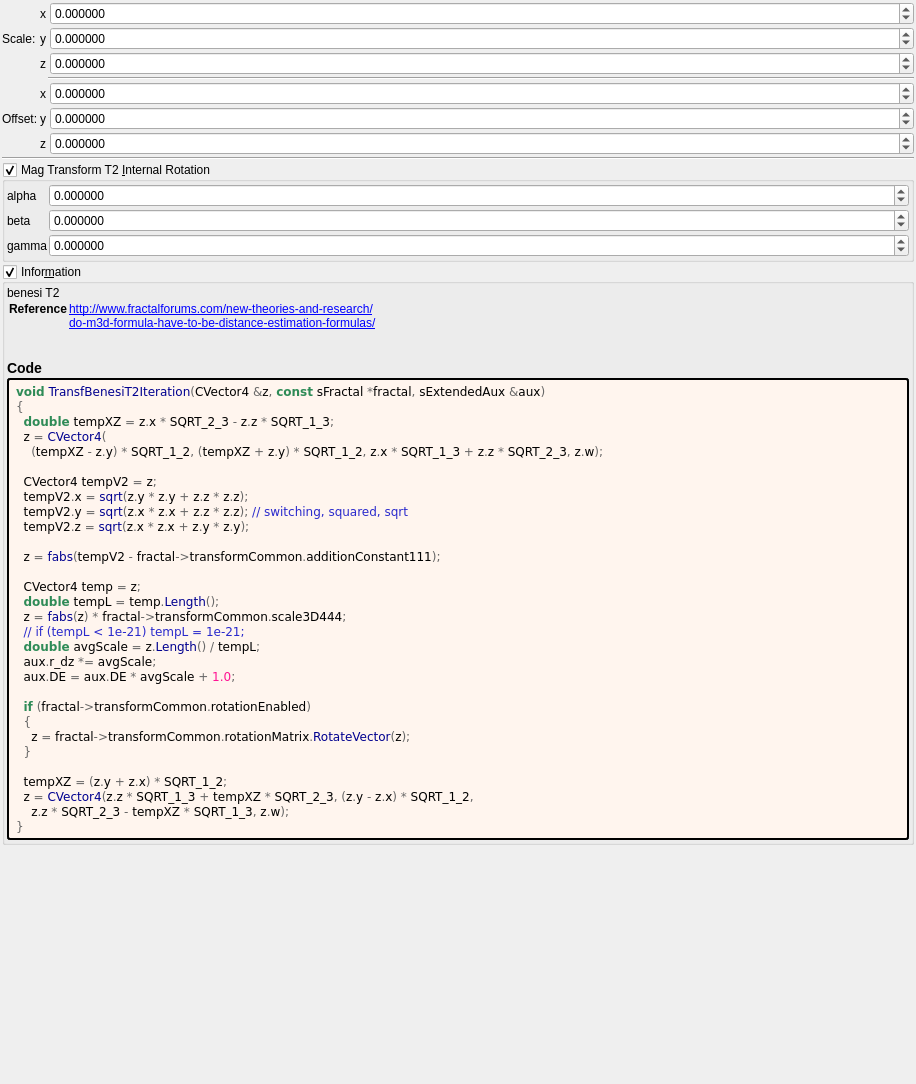
<?xml version="1.0" encoding="UTF-8"?>
<ui version="4.0">
 <class>Form</class>
 <widget class="QWidget" name="Form">
  <property name="geometry">
   <rect>
    <x>0</x>
    <y>0</y>
    <width>916</width>
    <height>1084</height>
   </rect>
  </property>
  <property name="windowTitle">
   <string notr="true">transf_benesi_t2</string>
  </property>
  <layout class="QVBoxLayout" name="verticalLayout">
   <property name="spacing">
    <number>2</number>
   </property>
   <property name="leftMargin">
    <number>2</number>
   </property>
   <property name="topMargin">
    <number>2</number>
   </property>
   <property name="rightMargin">
    <number>2</number>
   </property>
   <property name="bottomMargin">
    <number>2</number>
   </property>
   <item>
    <layout class="QGridLayout" name="gridLayout_63" columnstretch="0,0,0,0,1">
     <property name="spacing">
      <number>2</number>
     </property>
     <item row="2" column="4">
      <widget class="MyDoubleSpinBox" name="spinbox3_transf_scale3D_444_z">
       <property name="sizePolicy">
        <sizepolicy hsizetype="Minimum" vsizetype="Maximum">
         <horstretch>0</horstretch>
         <verstretch>0</verstretch>
        </sizepolicy>
       </property>
       <property name="prefix">
        <string/>
       </property>
       <property name="suffix">
        <string/>
       </property>
       <property name="decimals">
        <number>6</number>
       </property>
       <property name="minimum">
        <double>-99.989999999999995</double>
       </property>
       <property name="maximum">
        <double>99.989999999999995</double>
       </property>
       <property name="singleStep">
        <double>0.100000000000000</double>
       </property>
      </widget>
     </item>
     <item row="5" column="2">
      <widget class="QLabel" name="label_259">
       <property name="text">
        <string notr="true">y</string>
       </property>
      </widget>
     </item>
     <item row="5" column="1">
      <widget class="QLabel" name="label_255">
       <property name="text">
        <string>Offset:</string>
       </property>
      </widget>
     </item>
     <item row="0" column="4">
      <widget class="MyDoubleSpinBox" name="spinbox3_transf_scale3D_444_x">
       <property name="sizePolicy">
        <sizepolicy hsizetype="Minimum" vsizetype="Maximum">
         <horstretch>0</horstretch>
         <verstretch>0</verstretch>
        </sizepolicy>
       </property>
       <property name="prefix">
        <string/>
       </property>
       <property name="suffix">
        <string/>
       </property>
       <property name="decimals">
        <number>6</number>
       </property>
       <property name="minimum">
        <double>-99.989999999999995</double>
       </property>
       <property name="maximum">
        <double>99.989999999999995</double>
       </property>
       <property name="singleStep">
        <double>0.100000000000000</double>
       </property>
      </widget>
     </item>
     <item row="1" column="4">
      <widget class="MyDoubleSpinBox" name="spinbox3_transf_scale3D_444_y">
       <property name="sizePolicy">
        <sizepolicy hsizetype="Minimum" vsizetype="Maximum">
         <horstretch>0</horstretch>
         <verstretch>0</verstretch>
        </sizepolicy>
       </property>
       <property name="prefix">
        <string/>
       </property>
       <property name="suffix">
        <string/>
       </property>
       <property name="decimals">
        <number>6</number>
       </property>
       <property name="minimum">
        <double>-99.989999999999995</double>
       </property>
       <property name="maximum">
        <double>99.989999999999995</double>
       </property>
       <property name="singleStep">
        <double>0.100000000000000</double>
       </property>
      </widget>
     </item>
     <item row="5" column="4">
      <widget class="MyDoubleSpinBox" name="spinbox3_transf_addition_constant_111_y">
       <property name="sizePolicy">
        <sizepolicy hsizetype="Minimum" vsizetype="Maximum">
         <horstretch>0</horstretch>
         <verstretch>0</verstretch>
        </sizepolicy>
       </property>
       <property name="prefix">
        <string/>
       </property>
       <property name="suffix">
        <string/>
       </property>
       <property name="decimals">
        <number>6</number>
       </property>
       <property name="minimum">
        <double>-99.989999999999995</double>
       </property>
       <property name="maximum">
        <double>99.989999999999995</double>
       </property>
       <property name="singleStep">
        <double>0.100000000000000</double>
       </property>
      </widget>
     </item>
     <item row="4" column="2">
      <widget class="QLabel" name="label_254">
       <property name="text">
        <string notr="true">x</string>
       </property>
      </widget>
     </item>
     <item row="1" column="1">
      <widget class="QLabel" name="label_258">
       <property name="text">
        <string>Scale:</string>
       </property>
      </widget>
     </item>
     <item row="0" column="2">
      <widget class="QLabel" name="label_252">
       <property name="text">
        <string notr="true">x</string>
       </property>
      </widget>
     </item>
     <item row="3" column="3" colspan="2">
      <widget class="Line" name="line_53">
       <property name="orientation">
        <enum>Qt::Horizontal</enum>
       </property>
      </widget>
     </item>
     <item row="6" column="4">
      <widget class="MyDoubleSpinBox" name="spinbox3_transf_addition_constant_111_z">
       <property name="sizePolicy">
        <sizepolicy hsizetype="Minimum" vsizetype="Maximum">
         <horstretch>0</horstretch>
         <verstretch>0</verstretch>
        </sizepolicy>
       </property>
       <property name="prefix">
        <string/>
       </property>
       <property name="suffix">
        <string/>
       </property>
       <property name="decimals">
        <number>6</number>
       </property>
       <property name="minimum">
        <double>-99.989999999999995</double>
       </property>
       <property name="maximum">
        <double>99.989999999999995</double>
       </property>
       <property name="singleStep">
        <double>0.100000000000000</double>
       </property>
      </widget>
     </item>
     <item row="6" column="2">
      <widget class="QLabel" name="label_261">
       <property name="text">
        <string notr="true">z</string>
       </property>
      </widget>
     </item>
     <item row="4" column="4">
      <widget class="MyDoubleSpinBox" name="spinbox3_transf_addition_constant_111_x">
       <property name="sizePolicy">
        <sizepolicy hsizetype="Minimum" vsizetype="Maximum">
         <horstretch>0</horstretch>
         <verstretch>0</verstretch>
        </sizepolicy>
       </property>
       <property name="prefix">
        <string/>
       </property>
       <property name="suffix">
        <string/>
       </property>
       <property name="decimals">
        <number>6</number>
       </property>
       <property name="minimum">
        <double>-99.989999999999995</double>
       </property>
       <property name="maximum">
        <double>99.989999999999995</double>
       </property>
       <property name="singleStep">
        <double>0.100000000000000</double>
       </property>
      </widget>
     </item>
     <item row="1" column="2">
      <widget class="QLabel" name="label_256">
       <property name="text">
        <string notr="true">y</string>
       </property>
      </widget>
     </item>
     <item row="2" column="2">
      <widget class="QLabel" name="label_260">
       <property name="text">
        <string notr="true">z</string>
       </property>
      </widget>
     </item>
    </layout>
   </item>
   <item>
    <widget class="Line" name="line_55">
     <property name="orientation">
      <enum>Qt::Horizontal</enum>
     </property>
    </widget>
   </item>
   <item>
    <widget class="MyGroupBox" name="groupCheck_transf_rotation_enabled">
     <property name="title">
      <string>Mag Transform T2 &amp;Internal Rotation</string>
     </property>
     <property name="checkable">
      <bool>true</bool>
     </property>
     <layout class="QVBoxLayout" name="verticalLayout_8" stretch="0">
      <property name="spacing">
       <number>2</number>
      </property>
      <property name="leftMargin">
       <number>2</number>
      </property>
      <property name="topMargin">
       <number>2</number>
      </property>
      <property name="rightMargin">
       <number>2</number>
      </property>
      <property name="bottomMargin">
       <number>2</number>
      </property>
      <item>
       <layout class="QGridLayout" name="gridLayout_10" columnstretch="0,1">
        <property name="spacing">
         <number>2</number>
        </property>
        <item row="1" column="0">
         <widget class="QLabel" name="label_34">
          <property name="text">
           <string notr="true">beta</string>
          </property>
         </widget>
        </item>
        <item row="2" column="1">
         <widget class="MyDoubleSpinBox" name="spinboxd3_transf_rotation_z">
          <property name="sizePolicy">
           <sizepolicy hsizetype="Minimum" vsizetype="Maximum">
            <horstretch>0</horstretch>
            <verstretch>0</verstretch>
           </sizepolicy>
          </property>
          <property name="prefix">
           <string/>
          </property>
          <property name="suffix">
           <string/>
          </property>
          <property name="decimals">
           <number>6</number>
          </property>
          <property name="minimum">
           <double>-180.000000000000000</double>
          </property>
          <property name="maximum">
           <double>180.000000000000000</double>
          </property>
          <property name="singleStep">
           <double>1.000000000000000</double>
          </property>
         </widget>
        </item>
        <item row="2" column="0">
         <widget class="QLabel" name="label_36">
          <property name="text">
           <string notr="true">gamma</string>
          </property>
         </widget>
        </item>
        <item row="1" column="1">
         <widget class="MyDoubleSpinBox" name="spinboxd3_transf_rotation_y">
          <property name="sizePolicy">
           <sizepolicy hsizetype="Minimum" vsizetype="Maximum">
            <horstretch>0</horstretch>
            <verstretch>0</verstretch>
           </sizepolicy>
          </property>
          <property name="prefix">
           <string/>
          </property>
          <property name="suffix">
           <string/>
          </property>
          <property name="decimals">
           <number>6</number>
          </property>
          <property name="minimum">
           <double>-180.000000000000000</double>
          </property>
          <property name="maximum">
           <double>180.000000000000000</double>
          </property>
          <property name="singleStep">
           <double>1.000000000000000</double>
          </property>
         </widget>
        </item>
        <item row="0" column="1">
         <widget class="MyDoubleSpinBox" name="spinboxd3_transf_rotation_x">
          <property name="sizePolicy">
           <sizepolicy hsizetype="Minimum" vsizetype="Maximum">
            <horstretch>0</horstretch>
            <verstretch>0</verstretch>
           </sizepolicy>
          </property>
          <property name="prefix">
           <string/>
          </property>
          <property name="suffix">
           <string/>
          </property>
          <property name="decimals">
           <number>6</number>
          </property>
          <property name="minimum">
           <double>-180.000000000000000</double>
          </property>
          <property name="maximum">
           <double>180.000000000000000</double>
          </property>
          <property name="singleStep">
           <double>1.000000000000000</double>
          </property>
         </widget>
        </item>
        <item row="0" column="0">
         <widget class="QLabel" name="label_35">
          <property name="text">
           <string notr="true">alpha</string>
          </property>
         </widget>
        </item>
       </layout>
      </item>
     </layout>
    </widget>
   </item>
   <item>
    <widget class="MyGroupBox" name="groupCheck_info">
     <property name="title">
      <string>Infor&amp;mation</string>
     </property>
     <property name="flat">
      <bool>false</bool>
     </property>
     <property name="checkable">
      <bool>true</bool>
     </property>
     <layout class="QVBoxLayout" name="verticalLayout_2">
      <property name="spacing">
       <number>2</number>
      </property>
      <property name="leftMargin">
       <number>2</number>
      </property>
      <property name="topMargin">
       <number>2</number>
      </property>
      <property name="rightMargin">
       <number>2</number>
      </property>
      <property name="bottomMargin">
       <number>2</number>
      </property>
      <item>
       <widget class="QLabel" name="label_information_general">
        <property name="text">
         <string notr="true">&lt;p&gt;benesi T2&lt;/p&gt;&lt;table&gt;
&lt;tr&gt;&lt;th&gt;Reference&lt;/th&gt;&lt;td&gt;&lt;a href=&quot;http://www.fractalforums.com/new-theories-and-research/&quot;&gt;http://www.fractalforums.com/new-theories-and-research/&lt;br&gt;
&lt;a href=&quot;do-m3d-formula-have-to-be-distance-estimation-formulas/&quot;&gt;do-m3d-formula-have-to-be-distance-estimation-formulas/&lt;br&gt;
&lt;/td&gt;&lt;/tr&gt;
&lt;/table&gt;
&lt;h3&gt;Code&lt;/h3&gt;</string>
        </property>
        <property name="wordWrap">
         <bool>true</bool>
        </property>
        <property name="openExternalLinks">
         <bool>true</bool>
        </property>
        <property name="textInteractionFlags">
         <set>Qt::LinksAccessibleByMouse|Qt::TextSelectableByMouse</set>
        </property>
       </widget>
      </item>
      <item>
       <widget class="QLabel" name="label_code_content">
        <property name="styleSheet">
         <string notr="true">border-style: outset; border-width: 2px; border-radius: 3px; border-color: black; background-color: #fff5ee; padding: 4px;</string>
        </property>
        <property name="text">
         <string notr="true">&lt;body style=&quot;background-color:#fff5ee&quot;&gt;
&lt;pre style=&quot;color:#000000; background-color:#fff5ee;  font-family:'Courier New',monospace;&quot;&gt;&lt;span style=&quot;color:#2e8b57; font-weight:bold&quot;&gt;void&lt;/span&gt; &lt;span style=&quot;color:#00008f&quot;&gt;TransfBenesiT2Iteration&lt;/span&gt;&lt;span style=&quot;color:#676767&quot;&gt;(&lt;/span&gt;CVector4 &lt;span style=&quot;color:#676767&quot;&gt;&amp;amp;&lt;/span&gt;z&lt;span style=&quot;color:#676767&quot;&gt;,&lt;/span&gt; &lt;span style=&quot;color:#2e8b57; font-weight:bold&quot;&gt;const&lt;/span&gt; sFractal &lt;span style=&quot;color:#676767&quot;&gt;*&lt;/span&gt;fractal&lt;span style=&quot;color:#676767&quot;&gt;,&lt;/span&gt; sExtendedAux &lt;span style=&quot;color:#676767&quot;&gt;&amp;amp;&lt;/span&gt;aux&lt;span style=&quot;color:#676767&quot;&gt;)&lt;/span&gt;
&lt;span style=&quot;color:#676767&quot;&gt;{&lt;/span&gt;
  &lt;span style=&quot;color:#2e8b57; font-weight:bold&quot;&gt;double&lt;/span&gt; tempXZ &lt;span style=&quot;color:#676767&quot;&gt;=&lt;/span&gt; z&lt;span style=&quot;color:#676767&quot;&gt;.&lt;/span&gt;x &lt;span style=&quot;color:#676767&quot;&gt;*&lt;/span&gt; SQRT_2_3 &lt;span style=&quot;color:#676767&quot;&gt;-&lt;/span&gt; z&lt;span style=&quot;color:#676767&quot;&gt;.&lt;/span&gt;z &lt;span style=&quot;color:#676767&quot;&gt;*&lt;/span&gt; SQRT_1_3&lt;span style=&quot;color:#676767&quot;&gt;;&lt;/span&gt;
  z &lt;span style=&quot;color:#676767&quot;&gt;=&lt;/span&gt; &lt;span style=&quot;color:#00008f&quot;&gt;CVector4&lt;/span&gt;&lt;span style=&quot;color:#676767&quot;&gt;(&lt;/span&gt;
    &lt;span style=&quot;color:#676767&quot;&gt;(&lt;/span&gt;tempXZ &lt;span style=&quot;color:#676767&quot;&gt;-&lt;/span&gt; z&lt;span style=&quot;color:#676767&quot;&gt;.&lt;/span&gt;y&lt;span style=&quot;color:#676767&quot;&gt;) *&lt;/span&gt; SQRT_1_2&lt;span style=&quot;color:#676767&quot;&gt;, (&lt;/span&gt;tempXZ &lt;span style=&quot;color:#676767&quot;&gt;+&lt;/span&gt; z&lt;span style=&quot;color:#676767&quot;&gt;.&lt;/span&gt;y&lt;span style=&quot;color:#676767&quot;&gt;) *&lt;/span&gt; SQRT_1_2&lt;span style=&quot;color:#676767&quot;&gt;,&lt;/span&gt; z&lt;span style=&quot;color:#676767&quot;&gt;.&lt;/span&gt;x &lt;span style=&quot;color:#676767&quot;&gt;*&lt;/span&gt; SQRT_1_3 &lt;span style=&quot;color:#676767&quot;&gt;+&lt;/span&gt; z&lt;span style=&quot;color:#676767&quot;&gt;.&lt;/span&gt;z &lt;span style=&quot;color:#676767&quot;&gt;*&lt;/span&gt; SQRT_2_3&lt;span style=&quot;color:#676767&quot;&gt;,&lt;/span&gt; z&lt;span style=&quot;color:#676767&quot;&gt;.&lt;/span&gt;w&lt;span style=&quot;color:#676767&quot;&gt;);&lt;/span&gt;

  CVector4 tempV2 &lt;span style=&quot;color:#676767&quot;&gt;=&lt;/span&gt; z&lt;span style=&quot;color:#676767&quot;&gt;;&lt;/span&gt;
  tempV2&lt;span style=&quot;color:#676767&quot;&gt;.&lt;/span&gt;x &lt;span style=&quot;color:#676767&quot;&gt;=&lt;/span&gt; &lt;span style=&quot;color:#00008f&quot;&gt;sqrt&lt;/span&gt;&lt;span style=&quot;color:#676767&quot;&gt;(&lt;/span&gt;z&lt;span style=&quot;color:#676767&quot;&gt;.&lt;/span&gt;y &lt;span style=&quot;color:#676767&quot;&gt;*&lt;/span&gt; z&lt;span style=&quot;color:#676767&quot;&gt;.&lt;/span&gt;y &lt;span style=&quot;color:#676767&quot;&gt;+&lt;/span&gt; z&lt;span style=&quot;color:#676767&quot;&gt;.&lt;/span&gt;z &lt;span style=&quot;color:#676767&quot;&gt;*&lt;/span&gt; z&lt;span style=&quot;color:#676767&quot;&gt;.&lt;/span&gt;z&lt;span style=&quot;color:#676767&quot;&gt;);&lt;/span&gt;
  tempV2&lt;span style=&quot;color:#676767&quot;&gt;.&lt;/span&gt;y &lt;span style=&quot;color:#676767&quot;&gt;=&lt;/span&gt; &lt;span style=&quot;color:#00008f&quot;&gt;sqrt&lt;/span&gt;&lt;span style=&quot;color:#676767&quot;&gt;(&lt;/span&gt;z&lt;span style=&quot;color:#676767&quot;&gt;.&lt;/span&gt;x &lt;span style=&quot;color:#676767&quot;&gt;*&lt;/span&gt; z&lt;span style=&quot;color:#676767&quot;&gt;.&lt;/span&gt;x &lt;span style=&quot;color:#676767&quot;&gt;+&lt;/span&gt; z&lt;span style=&quot;color:#676767&quot;&gt;.&lt;/span&gt;z &lt;span style=&quot;color:#676767&quot;&gt;*&lt;/span&gt; z&lt;span style=&quot;color:#676767&quot;&gt;.&lt;/span&gt;z&lt;span style=&quot;color:#676767&quot;&gt;);&lt;/span&gt; &lt;span style=&quot;color:#2929cc&quot;&gt;// switching, squared, sqrt&lt;/span&gt;
  tempV2&lt;span style=&quot;color:#676767&quot;&gt;.&lt;/span&gt;z &lt;span style=&quot;color:#676767&quot;&gt;=&lt;/span&gt; &lt;span style=&quot;color:#00008f&quot;&gt;sqrt&lt;/span&gt;&lt;span style=&quot;color:#676767&quot;&gt;(&lt;/span&gt;z&lt;span style=&quot;color:#676767&quot;&gt;.&lt;/span&gt;x &lt;span style=&quot;color:#676767&quot;&gt;*&lt;/span&gt; z&lt;span style=&quot;color:#676767&quot;&gt;.&lt;/span&gt;x &lt;span style=&quot;color:#676767&quot;&gt;+&lt;/span&gt; z&lt;span style=&quot;color:#676767&quot;&gt;.&lt;/span&gt;y &lt;span style=&quot;color:#676767&quot;&gt;*&lt;/span&gt; z&lt;span style=&quot;color:#676767&quot;&gt;.&lt;/span&gt;y&lt;span style=&quot;color:#676767&quot;&gt;);&lt;/span&gt;

  z &lt;span style=&quot;color:#676767&quot;&gt;=&lt;/span&gt; &lt;span style=&quot;color:#00008f&quot;&gt;fabs&lt;/span&gt;&lt;span style=&quot;color:#676767&quot;&gt;(&lt;/span&gt;tempV2 &lt;span style=&quot;color:#676767&quot;&gt;-&lt;/span&gt; fractal&lt;span style=&quot;color:#676767&quot;&gt;-&amp;gt;&lt;/span&gt;transformCommon&lt;span style=&quot;color:#676767&quot;&gt;.&lt;/span&gt;additionConstant111&lt;span style=&quot;color:#676767&quot;&gt;);&lt;/span&gt;

  CVector4 temp &lt;span style=&quot;color:#676767&quot;&gt;=&lt;/span&gt; z&lt;span style=&quot;color:#676767&quot;&gt;;&lt;/span&gt;
  &lt;span style=&quot;color:#2e8b57; font-weight:bold&quot;&gt;double&lt;/span&gt; tempL &lt;span style=&quot;color:#676767&quot;&gt;=&lt;/span&gt; temp&lt;span style=&quot;color:#676767&quot;&gt;.&lt;/span&gt;&lt;span style=&quot;color:#00008f&quot;&gt;Length&lt;/span&gt;&lt;span style=&quot;color:#676767&quot;&gt;();&lt;/span&gt;
  z &lt;span style=&quot;color:#676767&quot;&gt;=&lt;/span&gt; &lt;span style=&quot;color:#00008f&quot;&gt;fabs&lt;/span&gt;&lt;span style=&quot;color:#676767&quot;&gt;(&lt;/span&gt;z&lt;span style=&quot;color:#676767&quot;&gt;) *&lt;/span&gt; fractal&lt;span style=&quot;color:#676767&quot;&gt;-&amp;gt;&lt;/span&gt;transformCommon&lt;span style=&quot;color:#676767&quot;&gt;.&lt;/span&gt;scale3D444&lt;span style=&quot;color:#676767&quot;&gt;;&lt;/span&gt;
  &lt;span style=&quot;color:#2929cc&quot;&gt;// if (tempL &amp;lt; 1e-21) tempL = 1e-21;&lt;/span&gt;
  &lt;span style=&quot;color:#2e8b57; font-weight:bold&quot;&gt;double&lt;/span&gt; avgScale &lt;span style=&quot;color:#676767&quot;&gt;=&lt;/span&gt; z&lt;span style=&quot;color:#676767&quot;&gt;.&lt;/span&gt;&lt;span style=&quot;color:#00008f&quot;&gt;Length&lt;/span&gt;&lt;span style=&quot;color:#676767&quot;&gt;() /&lt;/span&gt; tempL&lt;span style=&quot;color:#676767&quot;&gt;;&lt;/span&gt;
  aux&lt;span style=&quot;color:#676767&quot;&gt;.&lt;/span&gt;r_dz &lt;span style=&quot;color:#676767&quot;&gt;*=&lt;/span&gt; avgScale&lt;span style=&quot;color:#676767&quot;&gt;;&lt;/span&gt;
  aux&lt;span style=&quot;color:#676767&quot;&gt;.&lt;/span&gt;DE &lt;span style=&quot;color:#676767&quot;&gt;=&lt;/span&gt; aux&lt;span style=&quot;color:#676767&quot;&gt;.&lt;/span&gt;DE &lt;span style=&quot;color:#676767&quot;&gt;*&lt;/span&gt; avgScale &lt;span style=&quot;color:#676767&quot;&gt;+&lt;/span&gt; &lt;span style=&quot;color:#ff1493&quot;&gt;1.0&lt;/span&gt;&lt;span style=&quot;color:#676767&quot;&gt;;&lt;/span&gt;

  &lt;span style=&quot;color:#2e8b57; font-weight:bold&quot;&gt;if&lt;/span&gt; &lt;span style=&quot;color:#676767&quot;&gt;(&lt;/span&gt;fractal&lt;span style=&quot;color:#676767&quot;&gt;-&amp;gt;&lt;/span&gt;transformCommon&lt;span style=&quot;color:#676767&quot;&gt;.&lt;/span&gt;rotationEnabled&lt;span style=&quot;color:#676767&quot;&gt;)&lt;/span&gt;
  &lt;span style=&quot;color:#676767&quot;&gt;{&lt;/span&gt;
    z &lt;span style=&quot;color:#676767&quot;&gt;=&lt;/span&gt; fractal&lt;span style=&quot;color:#676767&quot;&gt;-&amp;gt;&lt;/span&gt;transformCommon&lt;span style=&quot;color:#676767&quot;&gt;.&lt;/span&gt;rotationMatrix&lt;span style=&quot;color:#676767&quot;&gt;.&lt;/span&gt;&lt;span style=&quot;color:#00008f&quot;&gt;RotateVector&lt;/span&gt;&lt;span style=&quot;color:#676767&quot;&gt;(&lt;/span&gt;z&lt;span style=&quot;color:#676767&quot;&gt;);&lt;/span&gt;
  &lt;span style=&quot;color:#676767&quot;&gt;}&lt;/span&gt;

  tempXZ &lt;span style=&quot;color:#676767&quot;&gt;= (&lt;/span&gt;z&lt;span style=&quot;color:#676767&quot;&gt;.&lt;/span&gt;y &lt;span style=&quot;color:#676767&quot;&gt;+&lt;/span&gt; z&lt;span style=&quot;color:#676767&quot;&gt;.&lt;/span&gt;x&lt;span style=&quot;color:#676767&quot;&gt;) *&lt;/span&gt; SQRT_1_2&lt;span style=&quot;color:#676767&quot;&gt;;&lt;/span&gt;
  z &lt;span style=&quot;color:#676767&quot;&gt;=&lt;/span&gt; &lt;span style=&quot;color:#00008f&quot;&gt;CVector4&lt;/span&gt;&lt;span style=&quot;color:#676767&quot;&gt;(&lt;/span&gt;z&lt;span style=&quot;color:#676767&quot;&gt;.&lt;/span&gt;z &lt;span style=&quot;color:#676767&quot;&gt;*&lt;/span&gt; SQRT_1_3 &lt;span style=&quot;color:#676767&quot;&gt;+&lt;/span&gt; tempXZ &lt;span style=&quot;color:#676767&quot;&gt;*&lt;/span&gt; SQRT_2_3&lt;span style=&quot;color:#676767&quot;&gt;, (&lt;/span&gt;z&lt;span style=&quot;color:#676767&quot;&gt;.&lt;/span&gt;y &lt;span style=&quot;color:#676767&quot;&gt;-&lt;/span&gt; z&lt;span style=&quot;color:#676767&quot;&gt;.&lt;/span&gt;x&lt;span style=&quot;color:#676767&quot;&gt;) *&lt;/span&gt; SQRT_1_2&lt;span style=&quot;color:#676767&quot;&gt;,&lt;/span&gt;
    z&lt;span style=&quot;color:#676767&quot;&gt;.&lt;/span&gt;z &lt;span style=&quot;color:#676767&quot;&gt;*&lt;/span&gt; SQRT_2_3 &lt;span style=&quot;color:#676767&quot;&gt;-&lt;/span&gt; tempXZ &lt;span style=&quot;color:#676767&quot;&gt;*&lt;/span&gt; SQRT_1_3&lt;span style=&quot;color:#676767&quot;&gt;,&lt;/span&gt; z&lt;span style=&quot;color:#676767&quot;&gt;.&lt;/span&gt;w&lt;span style=&quot;color:#676767&quot;&gt;);&lt;/span&gt;
&lt;span style=&quot;color:#676767&quot;&gt;}&lt;/span&gt;
&lt;/pre&gt;
&lt;/body&gt;</string>
        </property>
        <property name="wordWrap">
         <bool>true</bool>
        </property>
        <property name="openExternalLinks">
         <bool>true</bool>
        </property>
        <property name="textInteractionFlags">
         <set>Qt::LinksAccessibleByMouse|Qt::TextSelectableByMouse</set>
        </property>
       </widget>
      </item>
     </layout>
    </widget>
   </item>
   <item>
    <spacer name="verticalSpacer">
     <property name="orientation">
      <enum>Qt::Vertical</enum>
     </property>
     <property name="sizeHint" stdset="0">
      <size>
       <width>20</width>
       <height>40</height>
      </size>
     </property>
    </spacer>
   </item>
  </layout>
 </widget>
 <customwidgets>
  <customwidget>
   <class>MyDoubleSpinBox</class>
   <extends>QDoubleSpinBox</extends>
   <header>my_double_spin_box.h</header>
  </customwidget>
  <customwidget>
   <class>MyGroupBox</class>
   <extends>QGroupBox</extends>
   <header>my_group_box.h</header>
   <container>1</container>
  </customwidget>
 </customwidgets>
 <tabstops>
  <tabstop>spinbox3_transf_scale3D_444_x</tabstop>
  <tabstop>spinbox3_transf_scale3D_444_y</tabstop>
  <tabstop>spinbox3_transf_scale3D_444_z</tabstop>
  <tabstop>spinbox3_transf_addition_constant_111_x</tabstop>
  <tabstop>spinbox3_transf_addition_constant_111_y</tabstop>
  <tabstop>spinbox3_transf_addition_constant_111_z</tabstop>
  <tabstop>groupCheck_info</tabstop>
 </tabstops>
 <resources/>
 <connections/>
</ui>
